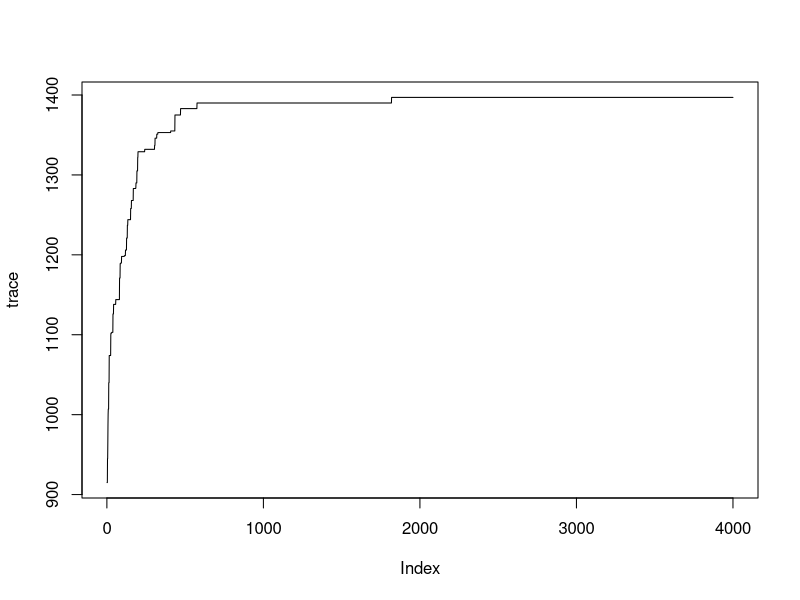
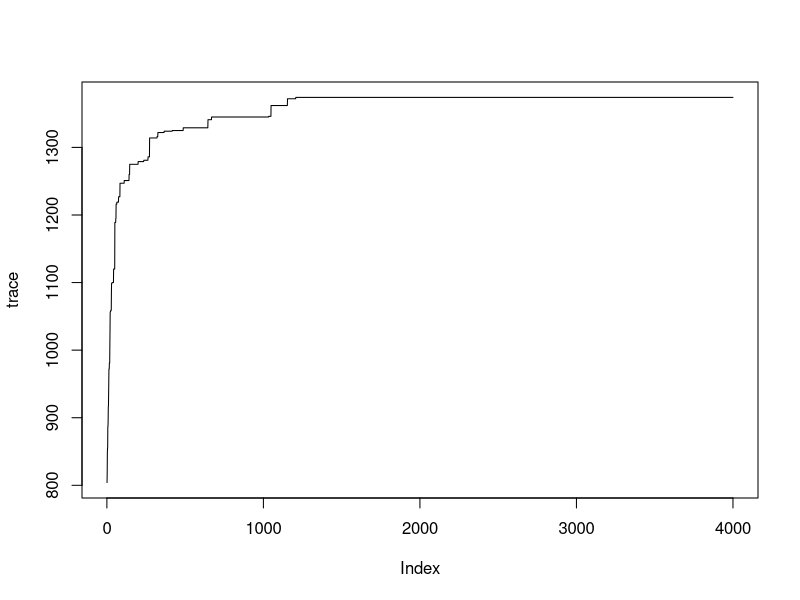
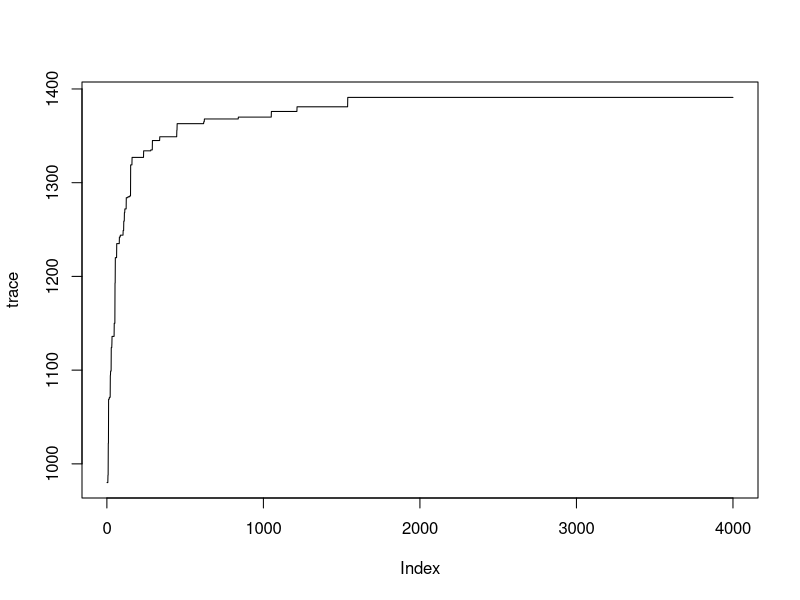
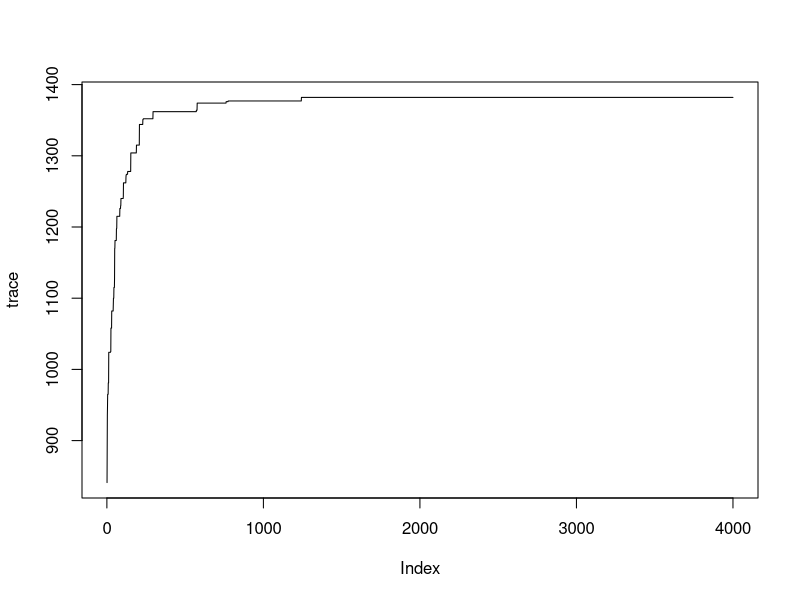
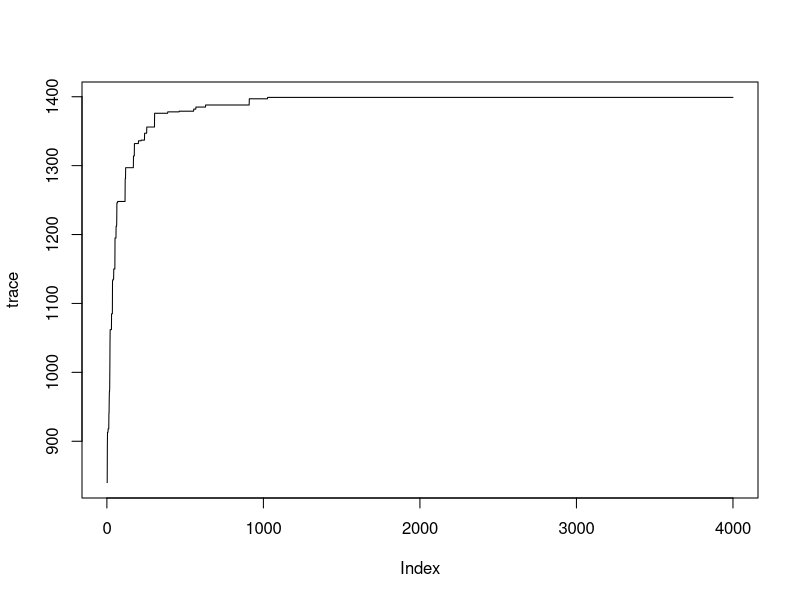
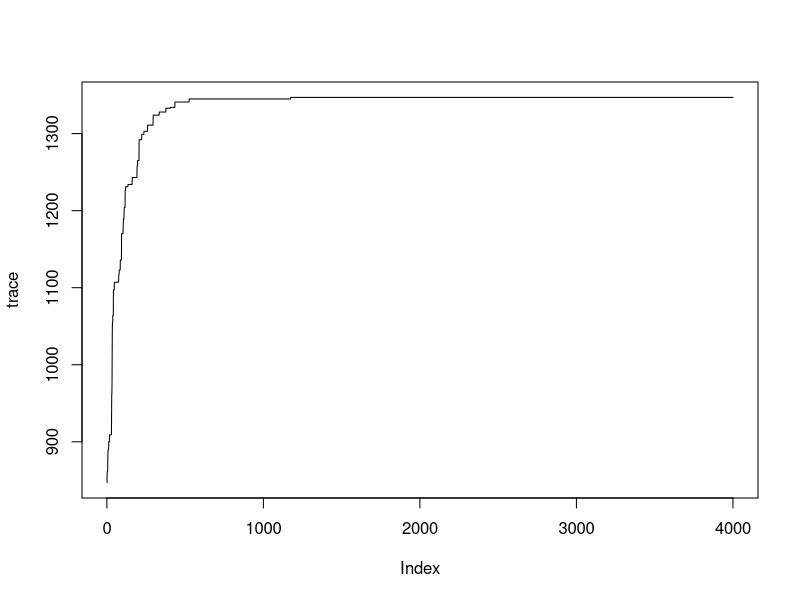
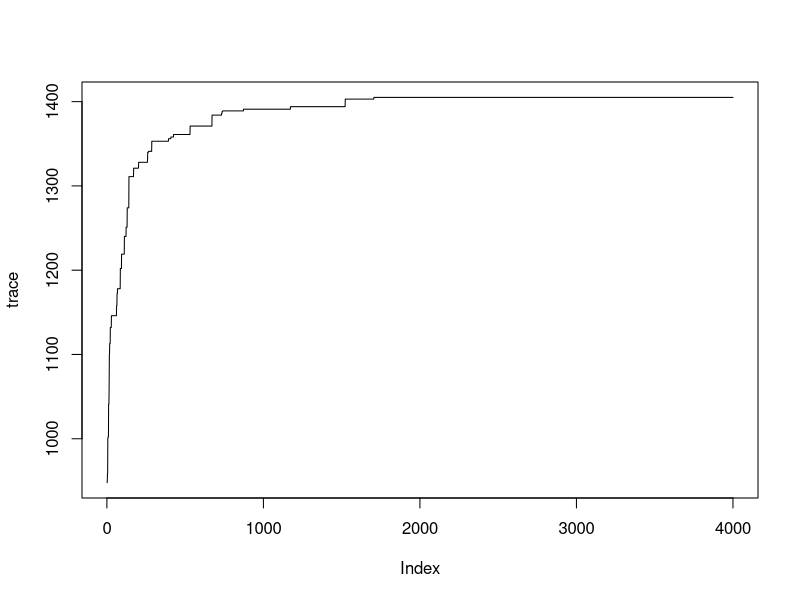
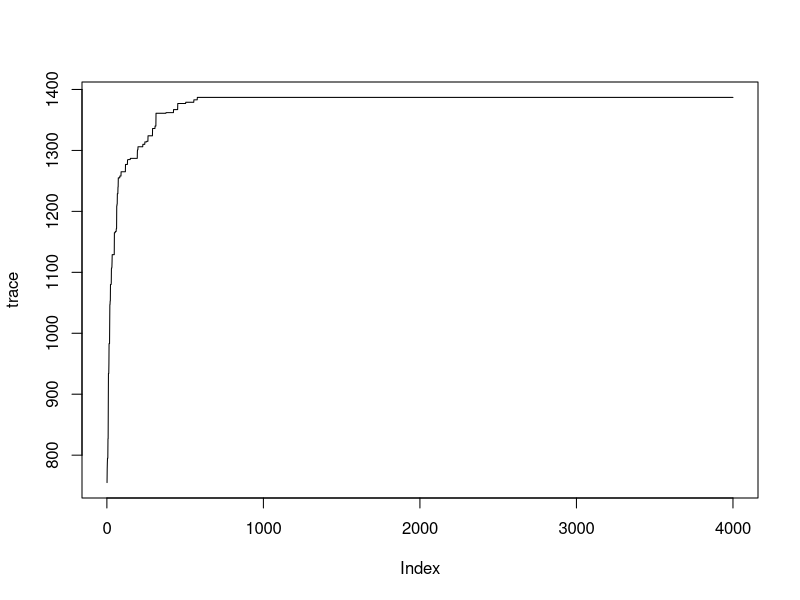

The R source for these figures, in order: (Note: a time limit stopped this script after it produced the figures.)

library(tidyverse)

data <- read.csv("Data2023/Week1.csv", row.names = 1)
teams <- row.names(data)

current_week <- 1
current_teams <- c()
current_picks <- c()
available <- c(1:32)
#available <- c(1:32)[-current_picks]

### Function Section 
get_spread <- function(picks){
  spread <- 0
  for (i in 1:18){
    if (is.na(data[picks[i],i])) return(-1000)
    else spread <- spread + data[picks[i],i]
  }
  return(spread)
}

# print_actual_spread <- function(picks){
{#   spread <- vector(length = 18)
#   for (i in 1:18){
#     spread[i] <-  spread_data[picks[i],i]
#   }
#   return(spread)
# }
  }

print_spread <- function(picks){
  spread <- vector(length = 18)
  for (i in 1:18){
    spread[i] <-  data[picks[i],i]
  }
  return(spread)
}

get_each_spread <- function(picks){
  spread <- vector(length = length(picks))
  for (i in 1:18){
    if (is.na(data[picks[i],i])) return(-1000)
    else spread[i] <- data[picks[i],i]
  }
  return(spread)
}




### Random Walk Section

reps = 100
team_matrix <- team_nums <- vector(length = 18)
seed_trace <- vector(length = reps)
seeds <- sample(1:100000, size = reps)

for (s in 1:reps){
  # set the seed
  set.seed(seeds[s])
  

  check = -1000
  while(check == -1000){
    random_start <- c(current_picks, sample(available, 18 - (current_week-1)))
    check <- get_spread(random_start)
    }
  
  
  current_pick <- random_start
  current_spread <- get_spread(random_start)
  iters <- 4000
  trace <- vector(length = iters)
  
  for (i in 1:iters){
    new_pick <- current_pick
    
    swap_replace <- sample(2,1)
    
    if (swap_replace == 1){
      # replace  1 
      new_week <- sample(current_week:18,1)
      new_team <- sample(c(1:32)[!(1:32 %in% current_pick)], 1)
      
      new_pick[new_week] <- new_team
    } else {
      # swap
      swap_weeks <- sample(current_week:18, 2, replace = F)
      new_pick[swap_weeks[1]] <- current_pick[swap_weeks[2]]
      new_pick[swap_weeks[2]] <- current_pick[swap_weeks[1]]
    }
    
    # compare 
    new_spread <- get_spread(new_pick)
    
    if (new_spread > current_spread){
      # print(paste0("Change! current pick: ", cat(current_pick), ", new pick: ", cat(new_pick)))
      current_pick <- new_pick
      current_spread <- new_spread
    } 
    
    trace[i] <- current_spread
  }
  
  plot(trace, type = "l")
  
  team_matrix <- rbind(team_matrix, teams[current_pick])
  team_nums <- rbind(team_nums, current_pick)
  seed_trace[s] <- trace[iters]
  print(paste0("Prob: ", round(seed_trace[s],3), "; Seed ", s, ": ", paste(teams[current_pick], collapse = ", ") ))
}

 team_matrix <- team_matrix[-1, ]
  

table(seed_trace)
team_matrix_tbl <- as_tibble(team_matrix)
team_matrix_tbl$score <- seed_trace
#team_matrix <- cbind()
team_matrix_tbl <- distinct(team_matrix_tbl)
table(team_matrix_tbl$score)
ranked <- team_matrix_tbl %>% select(score, everything()) %>%  arrange(desc(score))
ranked
# top_picks <- team_matrix[order(seed_trace, decreasing = T)[1:50], ]
apply(team_matrix_tbl, 2, table)
write_csv(ranked, paste0("Data2023/resultsWeek",current_week, ".csv"), append = T)
